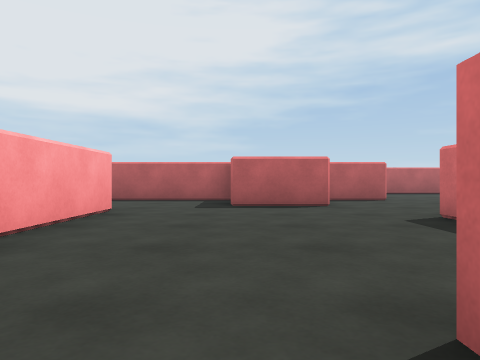
view 1 (above)

24 first-person views from a walk through a 3-D level made in the Unity game engine. The camera is 0.58 m above the floor, looks level and sees 70° across. The floor is counted in squares, 1 m on a side. Each view is taken from the middle of a square. On the plan, view 1 faces up. The plan holds only what a view shows up to about 9 squares ahead; the rest is blank. The place goes on beyond the plan. The player is left out. Some animated figures are left out.

view 2
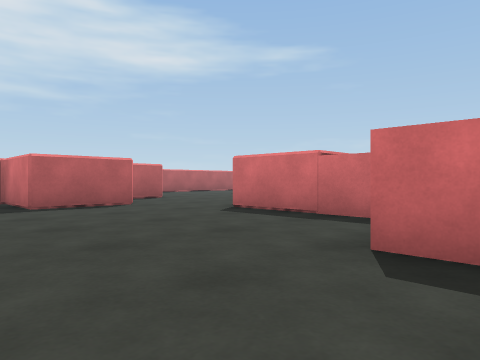

view 3
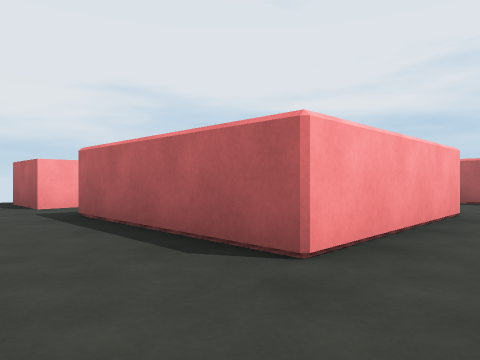

view 4
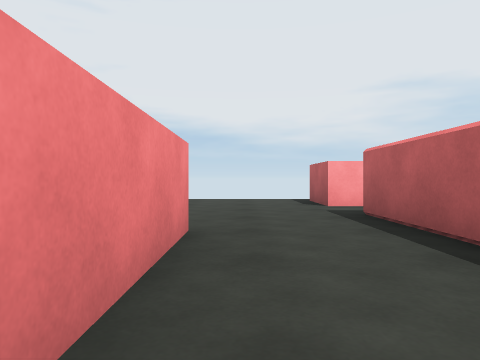

view 5
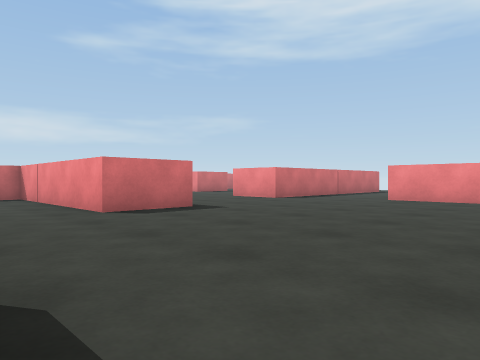

view 6
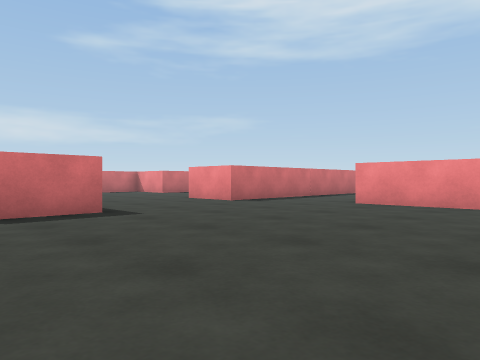

view 7
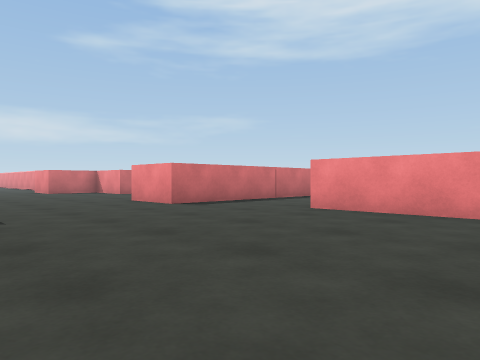

view 8
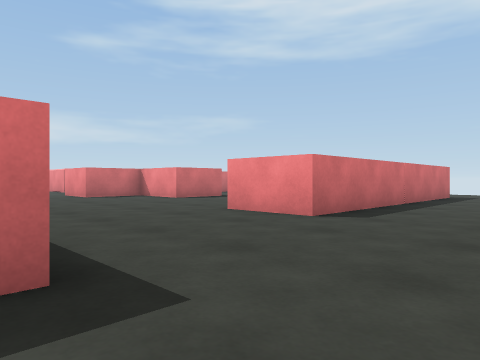

view 9
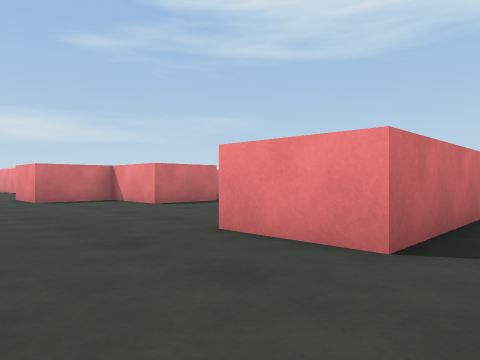

view 10
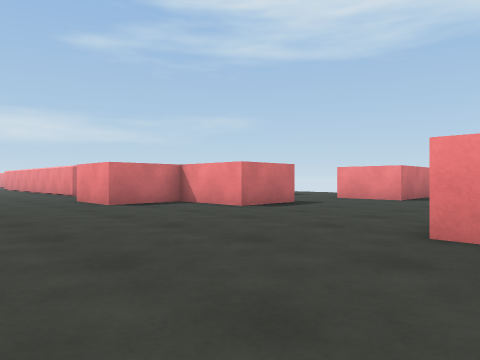

view 11
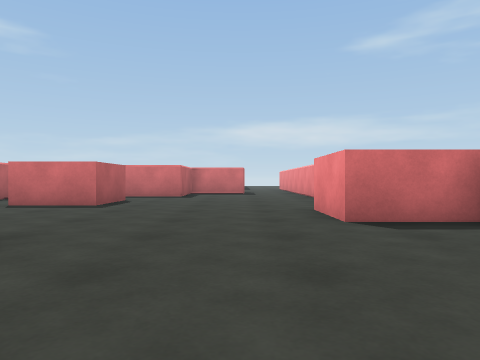

view 12
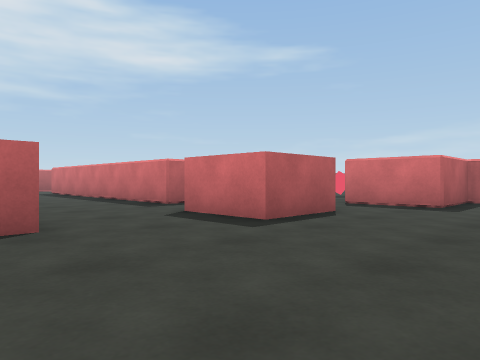

view 13
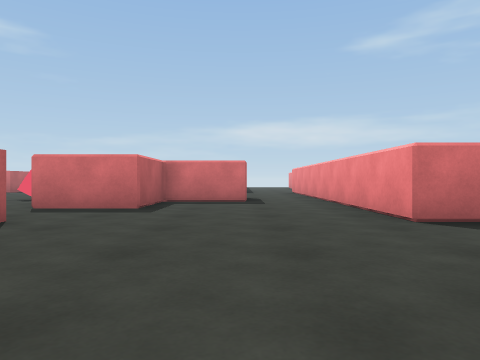

view 14
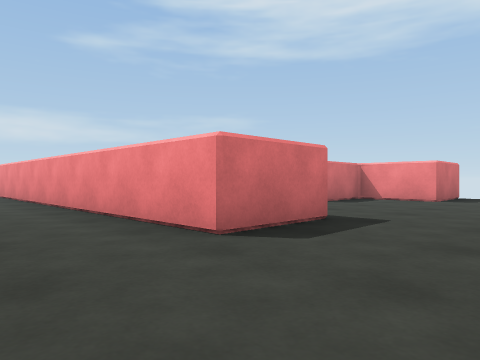

view 15
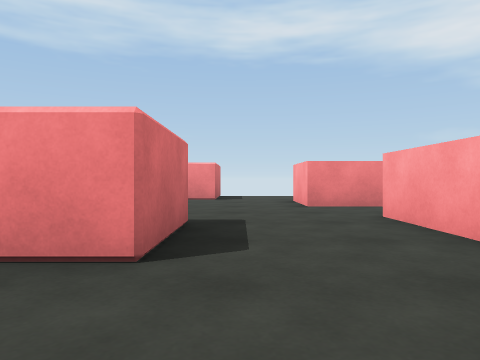

view 16
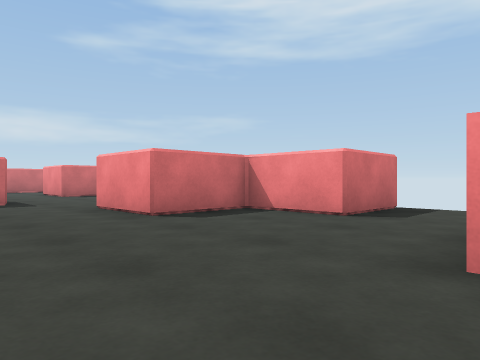

view 17
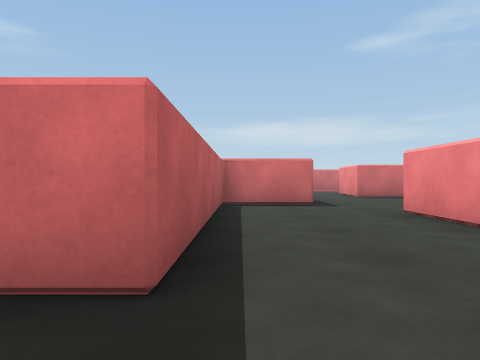

view 18
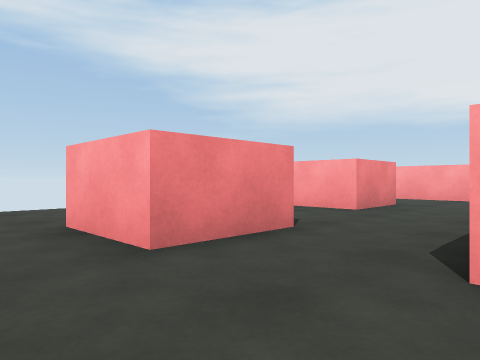

view 19
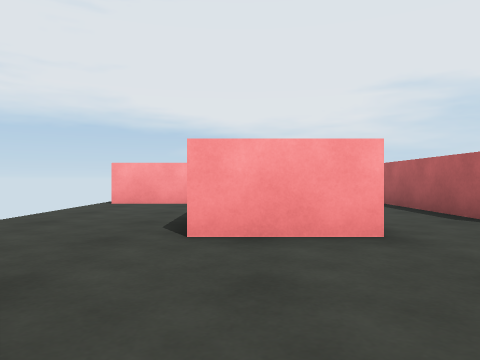

view 20
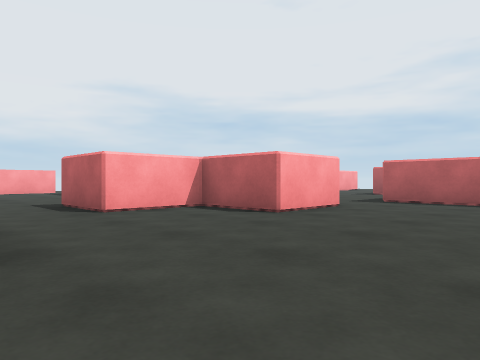

view 21
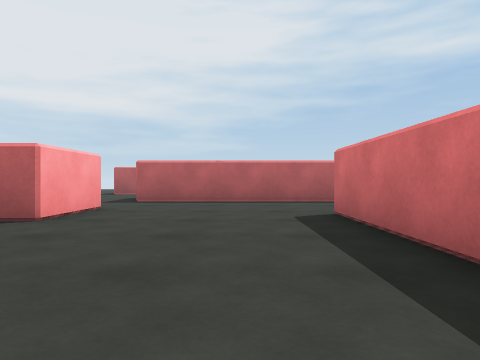

view 22
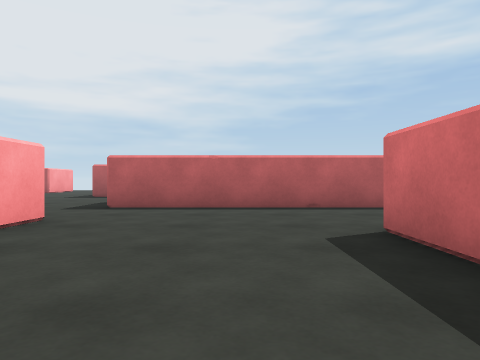

view 23
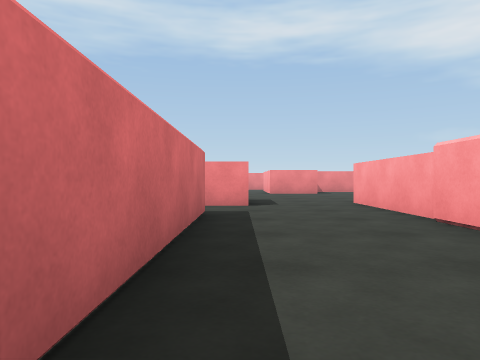

view 24
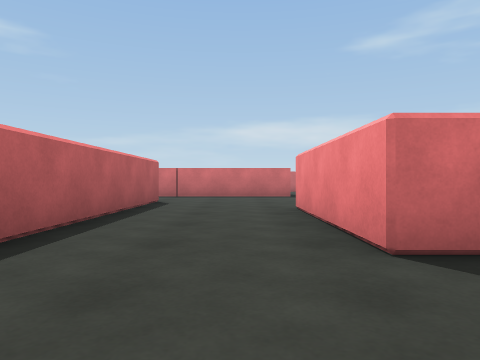

### Floor plan
Points are (right, up) in squares from view 1. A wall is a line through its corners. A room is listed if a view was taken in it or the views show most of it. See-through windows are left out.
Room 1 (views 1, 3, 4)
walls: (3.1, 3.4) (3.1, 5.4); (-2.4, 6.5) (-2.4, 2.1); (2, 7.6) (-0.2, 7.6)
ways out: opening at (-1.5, 0.5) to room 2; opening at (2.5, 6.5) to room 2; opening at (-1.5, 7.5)
Room 2 (views 2, 5, 6, 7, 8, 9, 10, 11, 12, 13, 14, 15, 16, 17, 18, 19, 20, 21, 22, 23, 24)
walls: (-4.9, -2.6) (-4.9, -0.6) (-0.9, -0.6); (-2.4, 2.1) (-6.8, 2.1); (5.3, 4.2) (5.3, 3.1); (9.1, 2.1) (8.6, 2.1) (8.6, 10.9) (13, 10.9); (0.6, -13.1) (2.6, -13.1) (2.6, -17.1); (-3.9, -11.8) (-3.9, -6.7) (-1.9, -6.7); (14, -3) (11.9, -3) (11.9, -0.8); (-8.6, 2.8) (-8.6, 2.1) (-10.6, 2.1); (-10, -8.1) (-7, -8.1); (9.7, -17.2) (9.7, -15.1) (11.9, -15.1) (11.9, -12.9) (14.1, -12.9); (16.3, -11.8) (16.3, -9.6) (9.7, -9.6) (9.7, -7.4) (17.4, -7.4); (4.2, 12) (4.2, 9.8) (2, 9.8) (2, 7.6); (15, 14.2) (4.2, 14.2)
ways out: opening at (-1.5, 0.5) to room 1; opening at (2.5, 6.5) to room 1; opening at (-0.5, -13.5); opening at (4, 13); opening at (11.5, 0.5); opening at (14, 12.5); opening at (15.5, -12); opening at (16.5, -6.5)
objects: other object (3, -10) to (6, -7); red block (6, -14) to (7, -13); red block (8, -1) to (10, 0)

Where each view was taken, in squares from view 1:
view 1: 0 up, 0 right, facing up
view 2: 0 up, 2 left, facing up-right
view 3: 0 up, 1 left, facing up-left
view 4: 0 up, 1 left, facing left
view 5: 2 up, 11 left, facing down-right
view 6: 0 up, 11 left, facing down-right
view 7: 2 down, 11 left, facing down-right
view 8: 2 down, 7 left, facing down-right
view 9: 4 down, 5 left, facing down-right
view 10: 3 down, 3 left, facing down-right
view 11: 5 down, 0 right, facing right
view 12: 5 down, 4 right, facing up-right
view 13: 5 down, 5 right, facing right
view 14: 5 down, 7 right, facing down-right
view 15: 5 down, 9 right, facing down
view 16: 10 down, 7 right, facing down-right
view 17: 10 down, 8 right, facing right
view 18: 10 down, 9 right, facing down-left
view 19: 14 down, 11 right, facing left
view 20: 5 up, 8 right, facing up-left
view 21: 5 up, 7 right, facing up
view 22: 7 up, 7 right, facing up
view 23: 8 up, 8 right, facing down
view 24: 12 up, 6 right, facing right
